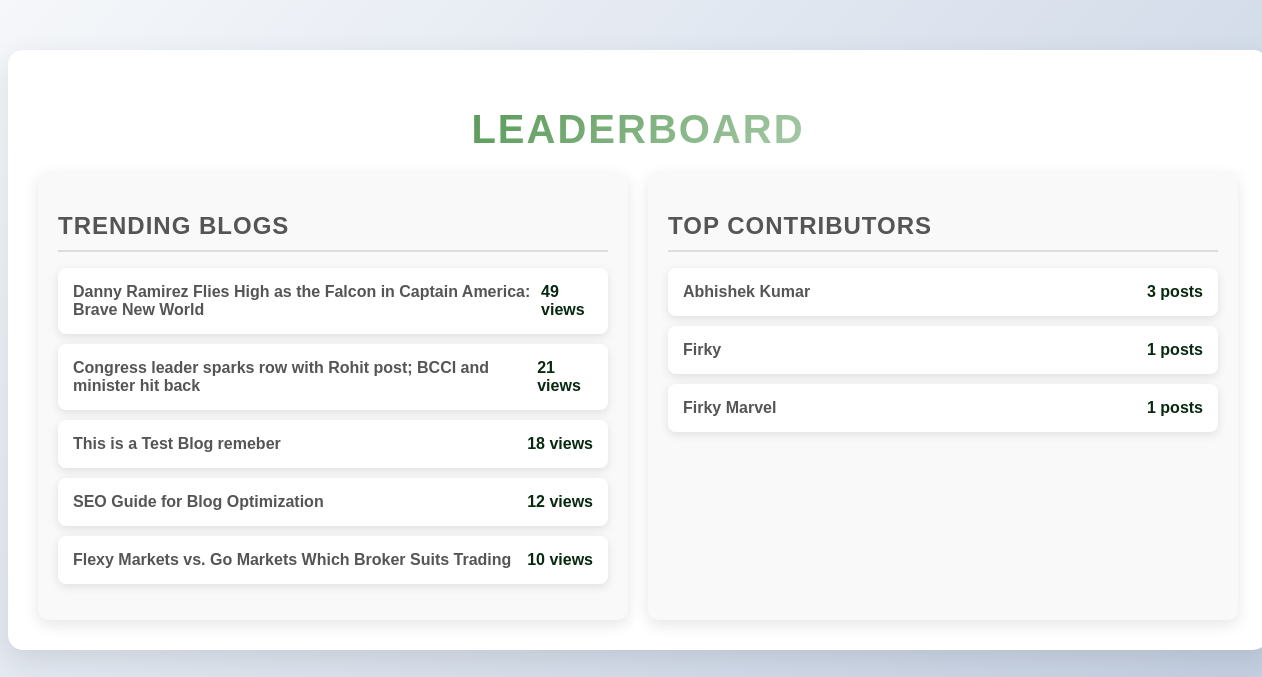
The app's page /admin/leaderboard.php (signed in) with its own data.
### tables this page shows
CREATE TABLE `blogs` (
  `id` int(11) NOT NULL,
  `title` varchar(255) NOT NULL,
  `seo_slug` varchar(255) NOT NULL,
  `status` enum('published','draft') NOT NULL,
  `views` int(11) DEFAULT 0,
  `created_at` timestamp NOT NULL DEFAULT current_timestamp(),
  `content` text NOT NULL,
  `author` varchar(255) NOT NULL,
  `featured_image` varchar(255) NOT NULL,
  `tags` varchar(255) NOT NULL
);

### api/get_leaderboard.php (called while the page is built)
<?php
include '../config/db.php';
$blogQuery = "SELECT title, views FROM blogs ORDER BY views DESC LIMIT 5";
$blogResult = mysqli_query($conn, $blogQuery);
$blogs = mysqli_fetch_all($blogResult, MYSQLI_ASSOC);
$userQuery = "SELECT author, COUNT(*) as posts FROM blogs GROUP BY author ORDER BY posts DESC LIMIT 5";
$userResult = mysqli_query($conn, $userQuery);
if ($userResult) {
    $users = mysqli_fetch_all($userResult, MYSQLI_ASSOC);
} else {
    $users = [];
}
?>

### admin/leaderboard.php (the view, shortened to what this page needs)
<?php
include '../api/get_leaderboard.php'; ?>
<!DOCTYPE html>
<html lang="en">
<head>
</head>
<body>
    <div class="leaderboard-container">
        <h1 class="leaderboard-title">Leaderboard</h1>
        <div class="leaderboard-sections">
            <div class="leaderboard-trending-blogs">
                <h2 class="leaderboard-section-title">Trending Blogs</h2>
                <ul class="leaderboard-list" id="trending-blogs-list">
                    <?php foreach ($blogs as $blog): ?>
                        <li class="leaderboard-list-item">
                            <span><?php echo htmlspecialchars($blog['title']); ?></span>
                            <span><?php echo $blog['views']; ?> views</span>
                        </li>
                    <?php endforeach; ?>
                </ul>
            </div>
            <div class="leaderboard-top-contributors">
                <h2 class="leaderboard-section-title">Top Contributors</h2>
                <ul class="leaderboard-list" id="top-contributors-list">
                    <?php foreach ($users as $user): ?>
                        <li class="leaderboard-list-item">
                            <span><?php echo htmlspecialchars($user['author']); ?></span>
                            <span><?php echo $user['posts']; ?> posts</span>
                        </li>
                    <?php endforeach; ?>
                </ul>
            </div>
        </div>
    </div>
</body>
</html>

### admin/leaderboard.php (style rules this page uses)
body { background: linear-gradient(135deg, #f5f7fa, #c3cfe2); font-family: 'Arial', sans-serif; }
.leaderboard-container { width: 100%; padding: 30px; background: #fff; border-radius: 15px; box-shadow: 0 10px 30px rgba(0, 0, 0, 0.1); animation: fadeIn 1s ease-in-out; max-width: 1200px; margin: 50px auto; }
.leaderboard-title { text-align: center; color: #333; font-size: 2.5rem; margin-bottom: 20px; text-transform: uppercase; letter-spacing: 2px; background: linear-gradient(135deg, #006400,rgb(255, 255, 255)); -webkit-background-clip: text; color: transparent; }
.leaderboard-sections { display: flex; justify-content: space-between; gap: 20px; margin-top: 20px; }
.leaderboard-trending-blogs, .leaderboard-top-contributors { width: 48%; background: #f9f9f9; padding: 20px; border-radius: 10px; box-shadow: 0 5px 15px rgba(0, 0, 0, 0.1); transition: transform 0.3s ease, box-shadow 0.3s ease; }
.leaderboard-section-title { color: #555; border-bottom: 2px solid #ddd; padding-bottom: 10px; font-size: 1.5rem; margin-bottom: 15px; text-transform: uppercase; letter-spacing: 1px; }
.leaderboard-list { list-style-type: none; padding: 0; }
.leaderboard-list-item { background: #fff; margin: 10px 0; padding: 15px; border-radius: 8px; display: flex; justify-content: space-between; align-items: center; box-shadow: 0 3px 10px rgba(0, 0, 0, 0.1); transition: transform 0.3s ease, box-shadow 0.3s ease; }
.leaderboard-list-item span { font-weight: bold; color: #333; }
.leaderboard-list-item span:first-child { color: #555; }
.leaderboard-list-item span:last-child { color:rgb(8, 41, 15); }

### records on screen
blogs: title "Danny Ramirez Flies High as the Falcon in Captain America: Brave New World", views "49"
blogs: title "Congress leader sparks row with Rohit post; BCCI and minister hit back", views "21"
blogs: title "This is a Test Blog remeber", views "18"
blogs: title "SEO Guide for Blog Optimization", views "12"
blogs: title "Flexy Markets vs. Go Markets Which Broker Suits Trading", views "10"

### other values on screen
$user['author'] "Abhishek Kumar"
$user['posts'] "3"
$user['author'] "Firky"
$user['posts'] "1"
$user['author'] "Firky Marvel"
